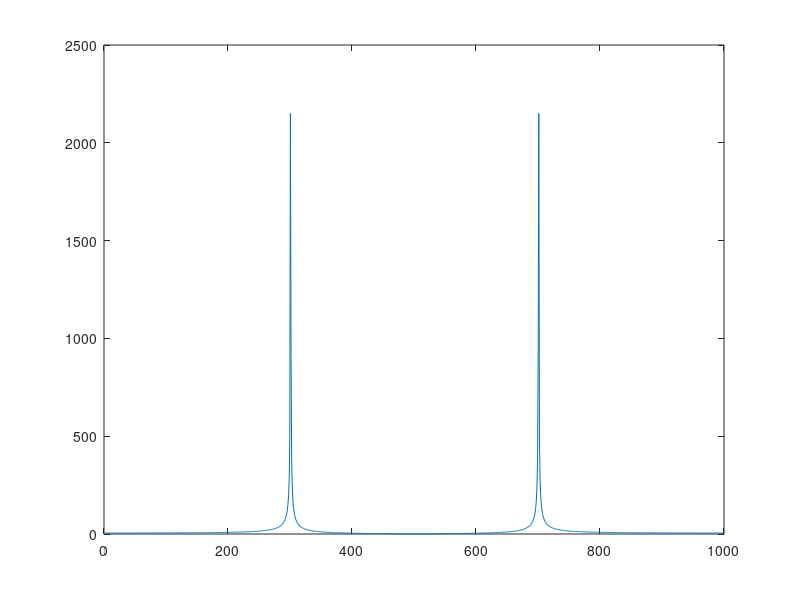

This figure's MATLAB source:
f = 300;
t = 0:0.001:1;
A = 5;
signal = A * cos(2 * pi * f * t);

Y = fft(signal);
N = length(Y);
fs = 1000;
Y_axis = (1:N-1) * fs/N;
Y_abs = abs(Y);
Y_absa = Y_abs(1:N-1);

figure 
plot(Y_axis, Y_absa);
